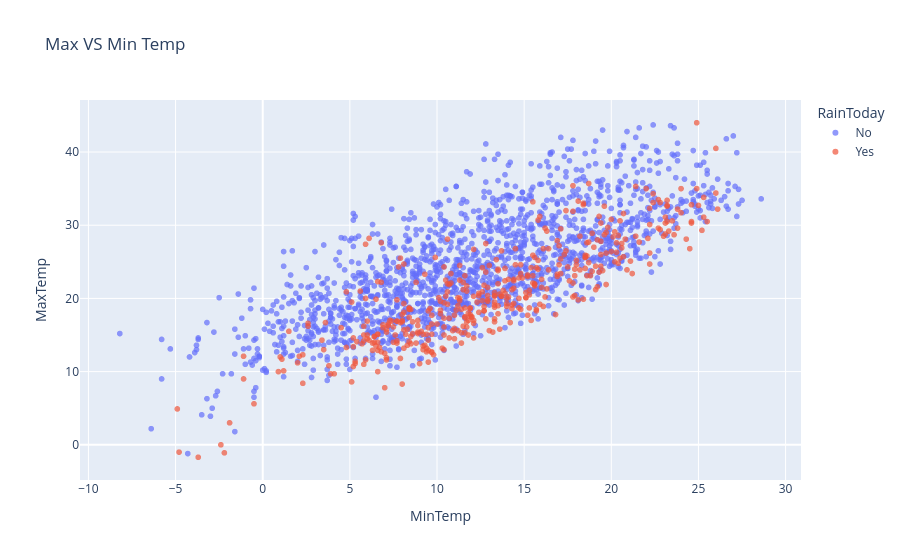

Write notebook code for a chart like this one.
### Code cell
px.scatter(df.sample(2000), 
             x='MinTemp', 
             title='Max VS Min Temp', 
             y='MaxTemp',
             color='RainToday',
             opacity=0.7)

### Figure 1 — Plotly figure (JSON) as saved in the notebook; plotly's stock layout.template omitted (floating-point values rounded to 4 significant figures; data arrays with more than 128 entries replaced by an {"elided": "..."} marker saying what was removed)
{"data": [{"hovertemplate": "RainToday=No<br>MinTemp=%{x}<br>MaxTemp=%{y}<extra></extra>", "legendgroup": "No", "marker": {"color": "#636efa", "opacity": 0.7, "symbol": "circle"}, "mode": "markers", "name": "No", "showlegend": true, "type": "scattergl", "x": {"elided": "1564 float values"}, "xaxis": "x", "y": {"elided": "1564 float values"}, "yaxis": "y"}, {"hovertemplate": "RainToday=Yes<br>MinTemp=%{x}<br>MaxTemp=%{y}<extra></extra>", "legendgroup": "Yes", "marker": {"color": "#EF553B", "opacity": 0.7, "symbol": "circle"}, "mode": "markers", "name": "Yes", "showlegend": true, "type": "scattergl", "x": {"elided": "436 float values"}, "xaxis": "x", "y": {"elided": "436 float values"}, "yaxis": "y"}], "layout": {"legend": {"title": {"text": "RainToday"}, "tracegroupgap": 0}, "title": {"text": "Max VS Min Temp"}, "xaxis": {"anchor": "y", "domain": [0, 1], "title": {"text": "MinTemp"}}, "yaxis": {"anchor": "x", "domain": [0, 1], "title": {"text": "MaxTemp"}}}}
